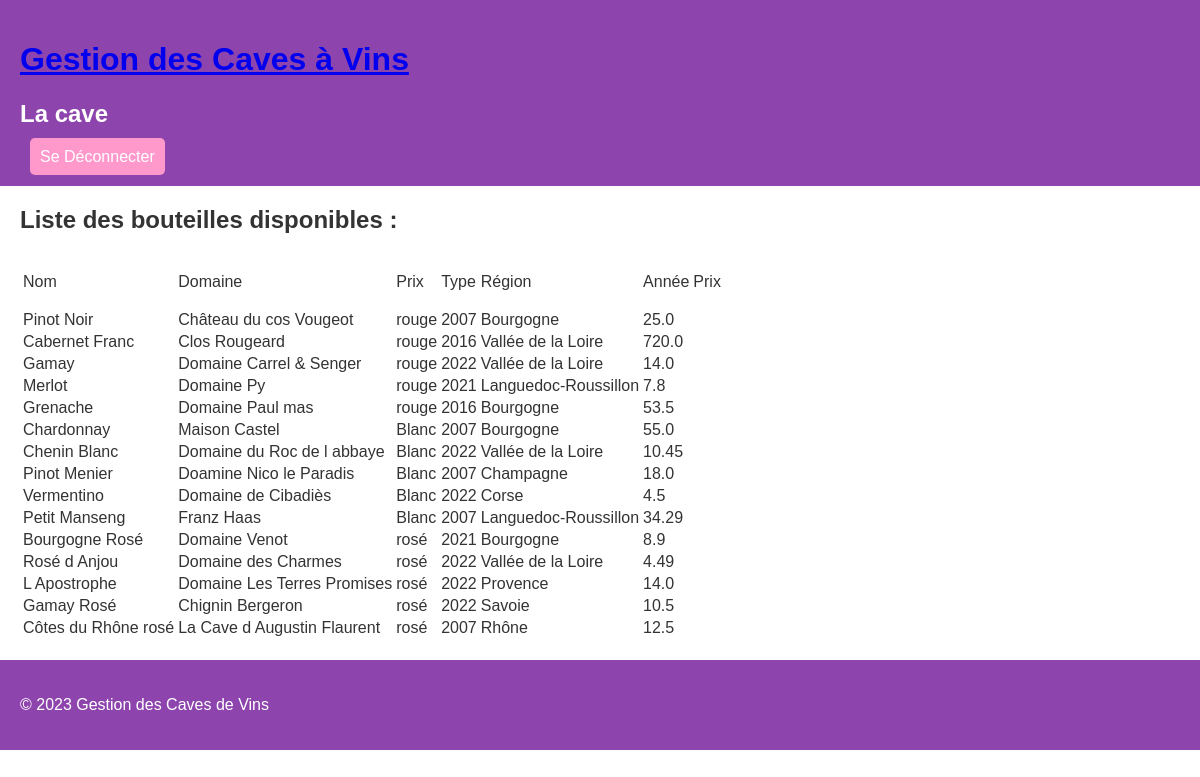
The app's page /bouteille with its own data.
### tables this page shows
CREATE TABLE Vin (id INTEGER NOT NULL PRIMARY KEY AUTOINCREMENT, nom TEXTE, domaine TEXT, type TEXT, année INTEGER, region TEXT, prix REAL);

### app.py (the view)
@app.route("/bouteille", methods=["GET", "POST"])
def bouteilles():
    list_vin = action.Vin.list_all_wine()
    return render_template("bouteille.html", list_bouteille = list_vin, connecte = True)

### db.py (called while the page is built)
def connect_db():
    return sqlite3.connect("./viticulture.db")

def adapte(sql_data):
    py_data = sql_data.fetchall()
    return py_data

def sql_list_wine():
    query = "SELECT * from Vin ;"
    return query

### objet.py (called while the page is built)
    def list_all_wine():
        connection = db.connect_db()
        cursor = connection.cursor()
        row = cursor.execute(db.sql_list_wine())
        data = db.adapte(row)
        connection.close()
        list_vin = []
        for vin in range(len(data)):
            vin_actuel = [data[vin][1], data[vin][2], data[vin][3], data[vin][4], data[vin][5], data[vin][6]]
            list_vin.append(vin_actuel)
        return list_vin

### templates/bouteille.html (shortened to what this page needs)
{% extends "layout.html" %}
{% block title %} La cave {% endblock %}
{% block content %}
    <section class="cave">
        <h2>Liste des bouteilles disponibles :</h2>
        <table>
            <tbody>
                    <td>
                        <p>Nom</p>
                    </td>
                    <td>
                        <p> Domaine</p>
                    </td>
                    <td>
                        <p>Prix</p>
                    </td>
                    <td>
                        <p>Type</p>
                    </td>
                    <td>
                        <p>Région</p>
                    </td>
                    <td>
                        <p>Année</p>
                    </td>
                    <td>
                        <p>Prix</p>
                    </td>
                {% for bouteille in list_bouteille %}
                    <tr>
                        <td>
                            {{ bouteille[0] }}
                        </td>
                        <td>
                            {{ bouteille[1] }}
                        </td>
                        <td>
                            {{ bouteille[2] }}
                        </td>
                        <td>
                            {{ bouteille[3] }}
                        </td>
                        <td>
                            {{ bouteille[4] }}
                        </td>
                        <td>
                            {{ bouteille[5] }}
                        </td>
                        <td>
                        </td>
                    </tr>
                {% endfor %}
            </tbody>
        </table>
    </section>
{% endblock %}

### static/style.css (style rules this page uses)
body { background-color: #ffffff; color: #333333; font-family: Arial, sans-serif; margin: 0; padding: 0; }
section { margin: 20px; }

### records on screen
Vin: nom "Pinot Noir", domaine "Château du cos Vougeot", type "rouge", année "2007", region "Bourgogne", prix "25.0"
Vin: nom "Cabernet Franc", domaine "Clos Rougeard", type "rouge", année "2016", region "Vallée de la Loire", prix "720.0"
Vin: nom "Gamay", domaine "Domaine Carrel & Senger", type "rouge", année "2022", region "Vallée de la Loire", prix "14.0"
Vin: nom "Merlot", domaine "Domaine Py", type "rouge", année "2021", region "Languedoc-Roussillon", prix "7.8"
Vin: nom "Grenache", domaine "Domaine Paul mas", type "rouge", année "2016", region "Bourgogne", prix "53.5"
Vin: nom "Chardonnay", domaine "Maison Castel", type "Blanc", année "2007", region "Bourgogne", prix "55.0"
Vin: nom "Chenin Blanc", domaine "Domaine du Roc de l abbaye", type "Blanc", année "2022", region "Vallée de la Loire", prix "10.45"
Vin: nom "Pinot Menier", domaine "Doamine Nico le Paradis", type "Blanc", année "2007", region "Champagne", prix "18.0"
Vin: nom "Vermentino", domaine "Domaine de Cibadiès", type "Blanc", année "2022", region "Corse", prix "4.5"
Vin: nom "Petit Manseng", domaine "Franz Haas", type "Blanc", année "2007", region "Languedoc-Roussillon", prix "34.29"
Vin: nom "Bourgogne Rosé", domaine "Domaine Venot", type "rosé", année "2021", region "Bourgogne", prix "8.9"
Vin: nom "Rosé d Anjou", domaine "Domaine des Charmes", type "rosé", année "2022", region "Vallée de la Loire", prix "4.49"
Vin: nom "L Apostrophe", domaine "Domaine Les Terres Promises", type "rosé", année "2022", region "Provence", prix "14.0"
Vin: nom "Gamay Rosé", domaine "Chignin Bergeron", type "rosé", année "2022", region "Savoie", prix "10.5"
Vin: nom "Côtes du Rhône rosé", domaine "La Cave d Augustin Flaurent", type "rosé", année "2007", region "Rhône", prix "12.5"
